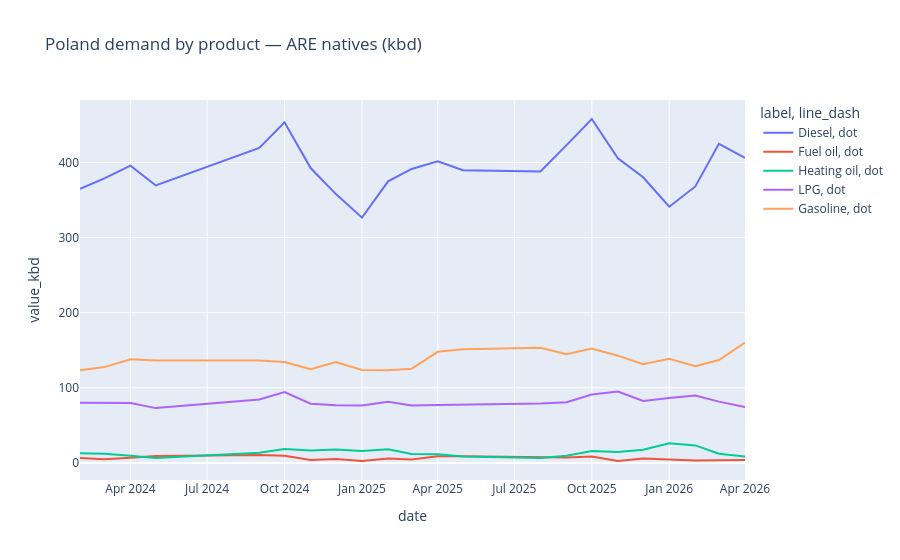

The notebook cell this image was saved under:
### Markdown cell above
## 3. Native products (demand)

### Code cell
plot_df = demand[demand["product_native"].isin(CHART_PRODUCTS)].copy()
plot_df["label"] = plot_df["product_native"].map(DISPLAY_LABELS)
fig = px.line(
    plot_df,
    x="date",
    y="value_kbd",
    color="label",
    line_dash=plot_df["is_provisional"].map({True: "dot", False: "solid"}),
    title="Poland demand by product — ARE natives (kbd)",
)
fig.show()

### Figure 1 — Plotly figure (JSON) as saved in the notebook; plotly's stock layout.template omitted (floating-point values rounded to 4 significant figures)
{"data": [{"hovertemplate": "label=Diesel<br>line_dash=dot<br>date=%{x}<br>value_kbd=%{y}<extra></extra>", "legendgroup": "Diesel, dot", "line": {"color": "#636efa", "dash": "solid"}, "marker": {"symbol": "circle"}, "mode": "lines", "name": "Diesel, dot", "orientation": "v", "showlegend": true, "type": "scatter", "x": ["2024-02-01T00:00:00", "2024-03-01T00:00:00", "2024-04-01T00:00:00", "2024-05-01T00:00:00", "2024-09-01T00:00:00", "2024-10-01T00:00:00", "2024-11-01T00:00:00", "2024-12-01T00:00:00", "2025-01-01T00:00:00", "2025-02-01T00:00:00", "2025-03-01T00:00:00", "2025-04-01T00:00:00", "2025-05-01T00:00:00", "2025-08-01T00:00:00", "2025-09-01T00:00:00", "2025-10-01T00:00:00", "2025-11-01T00:00:00", "2025-12-01T00:00:00", "2026-01-01T00:00:00", "2026-02-01T00:00:00", "2026-03-01T00:00:00", "2026-04-01T00:00:00"], "xaxis": "x", "y": [365.0, 378.9, 395.7, 369.4, 419.5, 453.5, 392.6, 357.9, 326.6, 374.9, 391.4, 401.5, 389.6, 388.0, 423.1, 457.9, 405.5, 380.3, 341.1, 368.1, 424.8, 406.2], "yaxis": "y"}, {"hovertemplate": "label=Fuel oil<br>line_dash=dot<br>date=%{x}<br>value_kbd=%{y}<extra></extra>", "legendgroup": "Fuel oil, dot", "line": {"color": "#EF553B", "dash": "solid"}, "marker": {"symbol": "circle"}, "mode": "lines", "name": "Fuel oil, dot", "orientation": "v", "showlegend": true, "type": "scatter", "x": ["2024-02-01T00:00:00", "2024-03-01T00:00:00", "2024-04-01T00:00:00", "2024-05-01T00:00:00", "2024-09-01T00:00:00", "2024-10-01T00:00:00", "2024-11-01T00:00:00", "2024-12-01T00:00:00", "2025-01-01T00:00:00", "2025-02-01T00:00:00", "2025-03-01T00:00:00", "2025-04-01T00:00:00", "2025-05-01T00:00:00", "2025-08-01T00:00:00", "2025-09-01T00:00:00", "2025-10-01T00:00:00", "2025-11-01T00:00:00", "2025-12-01T00:00:00", "2026-01-01T00:00:00", "2026-02-01T00:00:00", "2026-03-01T00:00:00", "2026-04-01T00:00:00"], "xaxis": "x", "y": [6.524, 4.906, 6.739, 9.027, 10.45, 9.446, 3.778, 5.026, 2.512, 5.932, 4.569, 8.945, 8.778, 7.447, 7.248, 8.473, 2.563, 5.775, 4.103, 3.271, 3.524, 3.918], "yaxis": "y"}, {"hovertemplate": "label=Heating oil<br>line_dash=dot<br>date=%{x}<br>value_kbd=%{y}<extra></extra>", "legendgroup": "Heating oil, dot", "line": {"color": "#00cc96", "dash": "solid"}, "marker": {"symbol": "circle"}, "mode": "lines", "name": "Heating oil, dot", "orientation": "v", "showlegend": true, "type": "scatter", "x": ["2024-02-01T00:00:00", "2024-03-01T00:00:00", "2024-04-01T00:00:00", "2024-05-01T00:00:00", "2024-09-01T00:00:00", "2024-10-01T00:00:00", "2024-11-01T00:00:00", "2024-12-01T00:00:00", "2025-01-01T00:00:00", "2025-02-01T00:00:00", "2025-03-01T00:00:00", "2025-04-01T00:00:00", "2025-05-01T00:00:00", "2025-08-01T00:00:00", "2025-09-01T00:00:00", "2025-10-01T00:00:00", "2025-11-01T00:00:00", "2025-12-01T00:00:00", "2026-01-01T00:00:00", "2026-02-01T00:00:00", "2026-03-01T00:00:00", "2026-04-01T00:00:00"], "xaxis": "x", "y": [12.97, 12.21, 9.556, 6.531, 13.36, 18.51, 16.44, 17.91, 15.68, 18.16, 11.8, 11.58, 8.622, 6.595, 9.405, 15.91, 14.41, 17.64, 26.03, 23.29, 12.22, 8.336], "yaxis": "y"}, {"hovertemplate": "label=LPG<br>line_dash=dot<br>date=%{x}<br>value_kbd=%{y}<extra></extra>", "legendgroup": "LPG, dot", "line": {"color": "#ab63fa", "dash": "solid"}, "marker": {"symbol": "circle"}, "mode": "lines", "name": "LPG, dot", "orientation": "v", "showlegend": true, "type": "scatter", "x": ["2024-02-01T00:00:00", "2024-03-01T00:00:00", "2024-04-01T00:00:00", "2024-05-01T00:00:00", "2024-09-01T00:00:00", "2024-10-01T00:00:00", "2024-11-01T00:00:00", "2024-12-01T00:00:00", "2025-01-01T00:00:00", "2025-02-01T00:00:00", "2025-03-01T00:00:00", "2025-04-01T00:00:00", "2025-05-01T00:00:00", "2025-08-01T00:00:00", "2025-09-01T00:00:00", "2025-10-01T00:00:00", "2025-11-01T00:00:00", "2025-12-01T00:00:00", "2026-01-01T00:00:00", "2026-02-01T00:00:00", "2026-03-01T00:00:00", "2026-04-01T00:00:00"], "xaxis": "x", "y": [80.23, 79.52, 79.72, 72.94, 84.5, 94.18, 78.77, 76.75, 76.42, 81.54, 76.31, 76.93, 77.46, 78.93, 80.71, 90.96, 94.92, 82.37, 86.52, 89.84, 81.59, 74.27], "yaxis": "y"}, {"hovertemplate": "label=Gasoline<br>line_dash=dot<br>date=%{x}<br>value_kbd=%{y}<extra></extra>", "legendgroup": "Gasoline, dot", "line": {"color": "#FFA15A", "dash": "solid"}, "marker": {"symbol": "circle"}, "mode": "lines", "name": "Gasoline, dot", "orientation": "v", "showlegend": true, "type": "scatter", "x": ["2024-02-01T00:00:00", "2024-03-01T00:00:00", "2024-04-01T00:00:00", "2024-05-01T00:00:00", "2024-09-01T00:00:00", "2024-10-01T00:00:00", "2024-11-01T00:00:00", "2024-12-01T00:00:00", "2025-01-01T00:00:00", "2025-02-01T00:00:00", "2025-03-01T00:00:00", "2025-04-01T00:00:00", "2025-05-01T00:00:00", "2025-08-01T00:00:00", "2025-09-01T00:00:00", "2025-10-01T00:00:00", "2025-11-01T00:00:00", "2025-12-01T00:00:00", "2026-01-01T00:00:00", "2026-02-01T00:00:00", "2026-03-01T00:00:00", "2026-04-01T00:00:00"], "xaxis": "x", "y": [123.3, 127.5, 137.9, 136.4, 136.5, 134.4, 124.6, 134.1, 123.7, 123.5, 125.2, 147.9, 151.4, 153.4, 144.6, 152.3, 142.8, 131.4, 138.6, 128.6, 137.0, 160.2], "yaxis": "y"}], "layout": {"legend": {"title": {"text": "label, line_dash"}, "tracegroupgap": 0}, "title": {"text": "Poland demand by product — ARE natives (kbd)"}, "xaxis": {"anchor": "y", "domain": [0, 1], "title": {"text": "date"}}, "yaxis": {"anchor": "x", "domain": [0, 1], "title": {"text": "value_kbd"}}}}
